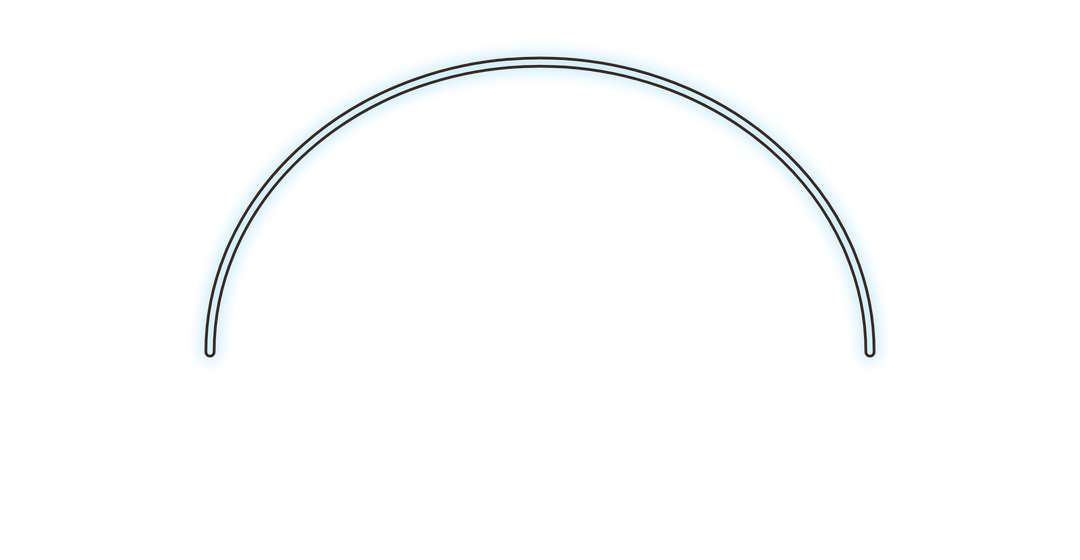
#> input picture Earth_Defence/Assets/Resources/Art/Bg/dome_basic.png, 1080 x 560 px, given in place of 08_result_win.png, which was not available
$ python report8.py ../Earth_Defence/Assets/Resources/Art/Bg/dome_basic.png
#> lines starting #> are read from the running program, lines starting #| are printed output that depends on the picture
# -*- coding: utf-8 -*-
"""8차 수정안 보고서 (8차_수정안_결과.html) 만들기 — 캡처 사본 · GIF · 전/뒤 그림.
사용: PYTHONUTF8=1 python tools/report8.py <before 폴더> <기본 OK 수> <시험장> <3차> <7차> <8차>
캡처: Earth_Defence/Logs/PlayTest/r8_*.png (PlayTest.RunR8) → 캡쳐본 모음/8차_수정안_캡처/
전 그림: 캡쳐본 모음/7차_수정안_캡처/ (7차 = 8차 전) + <before 폴더>(11-18 밤 기본 시험 캡처 · 요청 문서 그림)
"""
import os, sys, shutil
from PIL import Image

ROOT = os.path.abspath(os.path.join(os.path.dirname(__file__), '..'))
LOG = os.path.join(ROOT, 'Earth_Defence', 'Logs', 'PlayTest')
CAP = os.path.join(ROOT, '캡쳐본 모음')
OUT = os.path.join(CAP, '8차_수정안_캡처')
os.makedirs(OUT, exist_ok=True)
BEFORE = sys.argv[1]


def small(src, dst, w=540):
    im = Image.open(src).convert('RGB')
    im.resize((w, round(im.height * w / im.width)), Image.LANCZOS).save(os.path.join(OUT, dst), quality=88)


def gif(prefix, dst, box=None, w=360, dur=120):
    fr = sorted(f for f in os.listdir(LOG) if f.startswith(prefix) and f.endswith('.png'))
    ims = []
    for f in fr:
        im = Image.open(os.path.join(LOG, f)).convert('RGB')
        if box: im = im.crop(box)
        ims.append(im.resize((w, round(im.height * w / im.width)), Image.LANCZOS))
    if ims: ims[0].save(os.path.join(OUT, dst), save_all=True, append_images=ims[1:], duration=dur, loop=0)
    return len(ims)


for n in ('r8_01_title', 'r8_02_title_star', 'r8_03_lobby', 'r8_04_gear', 'r8_05_looks_turret', 'r8_06_looks_base', 'r8_07_settings',
          'r8_08_quit', 'r8_09_battle', 'r8_10a_field_old', 'r8_10_field', 'r8_11_result_win', 'r8_12_result_lose'):
    if os.path.exists(os.path.join(LOG, n + '.png')): small(os.path.join(LOG, n + '.png'), n + '.jpg')
#> pass 2 of the loop `for n in ('r8_01_title', 'r8_02_title_star', 'r8_03_lobby', 'r8_04_gea..`:
gif('r8_title_', 'title.gif', None, 360, 100)
gif('r8_gear_', 'gear.gif', (0, 120, 1080, 780), 420, 150)
gif('r8_field_', 'field.gif', (0, 300, 1080, 2340), 360, 120)
C7 = os.path.join(CAP, '7차_수정안_캡처')
for n in ('r7_01_title', 'r7_05_lobby', 'r7_07b_battle', 'lobby.gif', 'gear.gif'):
    shutil.copy(os.path.join(C7, n + ('' if n.endswith('.gif') else '.jpg')), os.path.join(OUT, 'before_' + n + ('' if n.endswith('.gif') else '.jpg')))
for n in ('08_result_win', '10_result_lose', '87_looks_turret', '88_looks_base', '82_settings'):
    small(os.path.join(BEFORE, n + '.png'), 'before_' + n + '.jpg')
#> in small, `im = Image.open(src).convert('RGB')`:
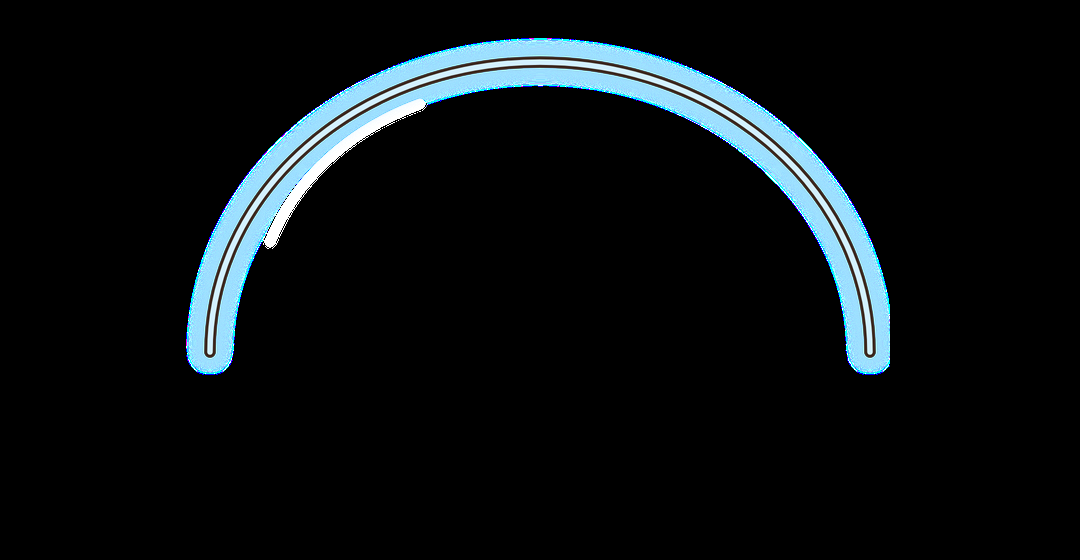
#> im: PIL image 1080x560 RGB; mean R, G, B 12.3, 17, 19.1
#> in small, `im.resize((w, round(im.height * w / im.width)), Image.LANCZOS).save(os..`:
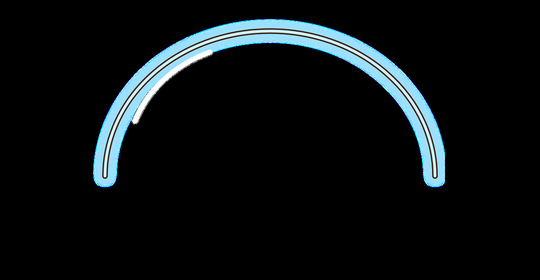
#> saved as before_08_result_win.jpg: PIL image 540x280 RGB; mean R, G, B 12.4, 17.1, 19.1
#> pass 2 of the loop `for n in ('08_result_win', '10_result_lose', '87_looks_turret', '88_lo..`:
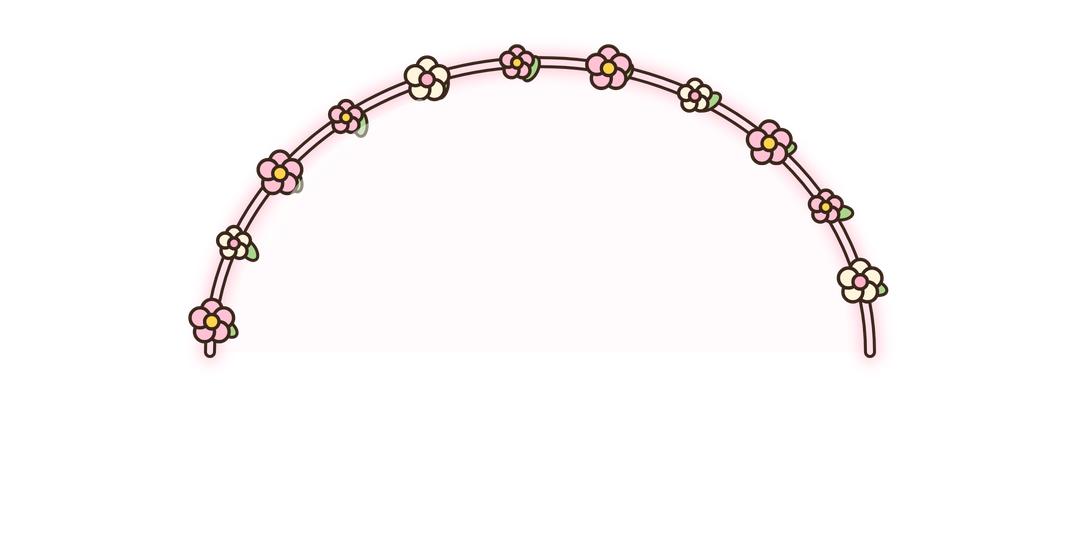
#> input picture Earth_Defence/Assets/Resources/Art/Bg/dome_bloom.png, 1080 x 560 px, given in place of 10_result_lose.png, which was not available
#> in small (call 2), `im = Image.open(src).convert('RGB')`:
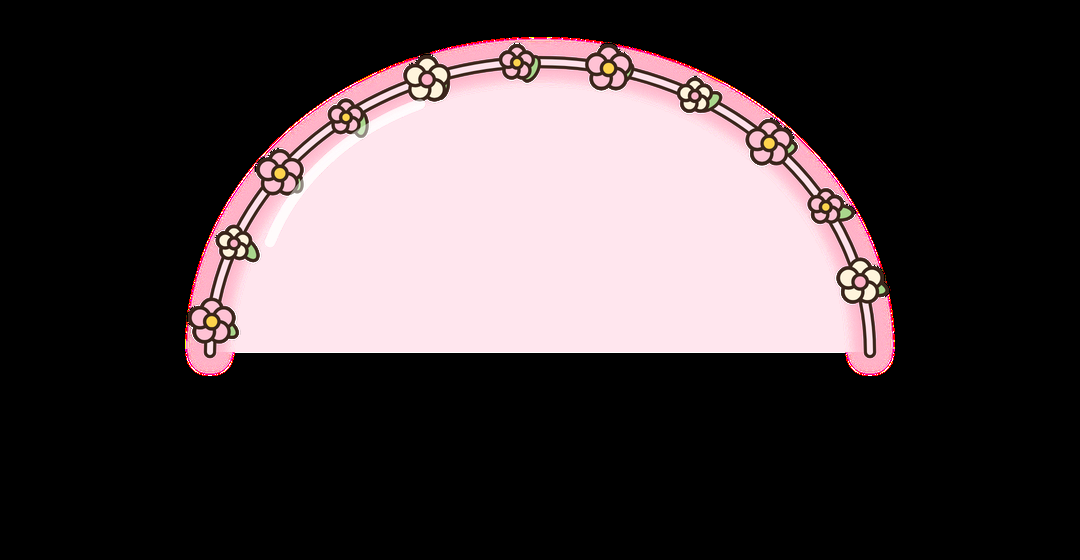
#> im: PIL image 1080x560 RGB; mean R, G, B 71.4, 61.5, 63.9
#> in small (call 2), `im.resize((w, round(im.height * w / im.width)), Image.LANCZOS).save(os..`:
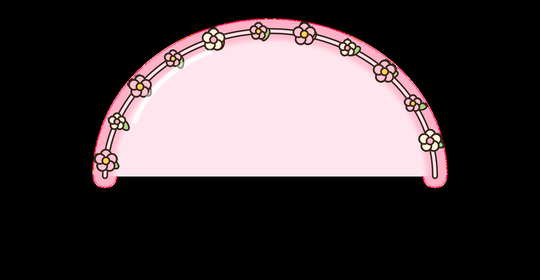
#> saved as before_10_result_lose.jpg: PIL image 540x280 RGB; mean R, G, B 71.3, 61.6, 63.9
#> (the run stopped early here; a loop or call above may not have finished)
